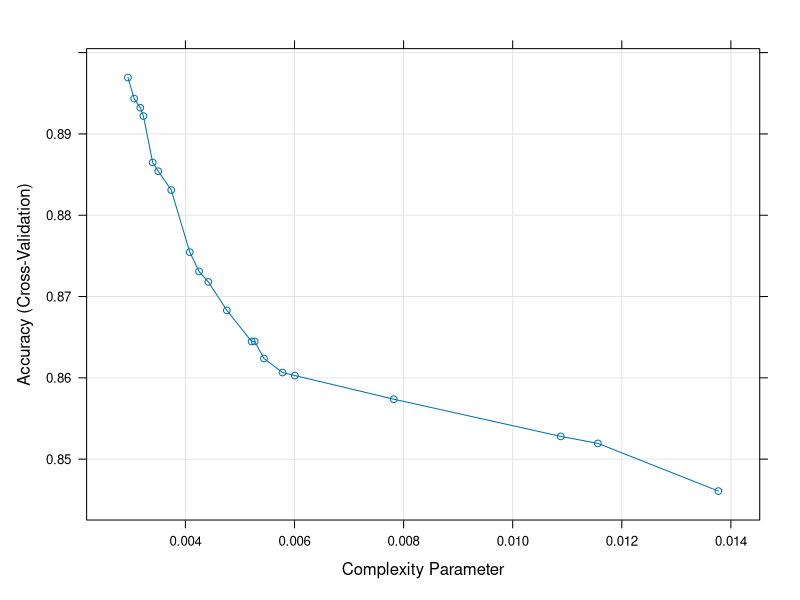
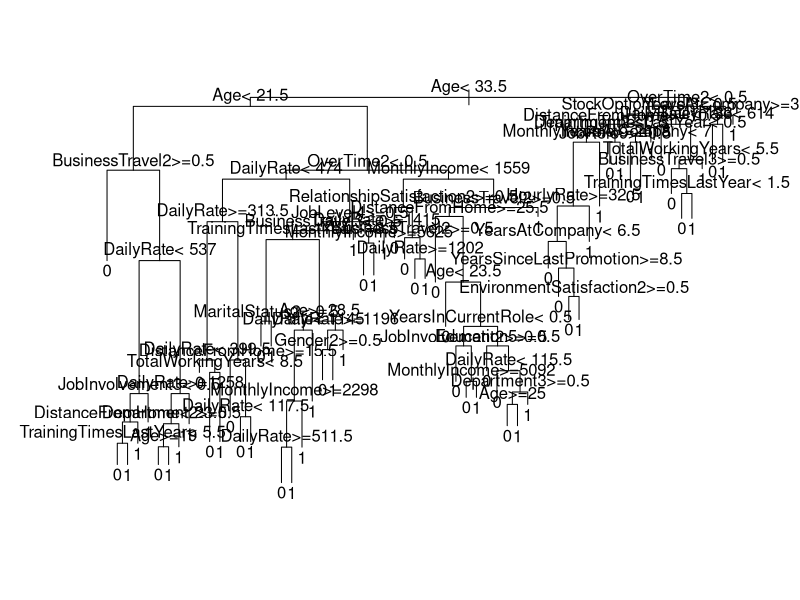

R code for these plots, in order: (Note: this script raises an error after producing the figures.)
library(tidyverse)
library(caret)    
library(ROSE)

data1=read.csv("traindata.csv")
data2=read.csv("testdata.csv")

cols <- c("BusinessTravel","Department","Education","EducationField","EnvironmentSatisfaction",
          "Gender","JobLevel","JobRole","JobSatisfaction","MaritalStatus", "JobInvolvement",
          "OverTime","PerformanceRating","RelationshipSatisfaction","StockOptionLevel",
          "WorkLifeBalance")

for (col in cols) {
  data1[[col]] <- as.integer(factor(data1[[col]], levels = unique(data1[[col]])))
  data2[[col]] <- as.integer(factor(data2[[col]], levels = unique(data2[[col]])))
}

data1[cols] <- lapply(data1[cols], factor)
data2[cols] <- lapply(data2[cols], factor)

data1$Attrition<-factor(data1$Attrition,
                        levels = c('Voluntary_Resignation','Current_employee'),
                        labels = c(0,1))

data2$Attrition<-factor(data2$Attrition,
                        levels = c('Voluntary_Resignation','Current_employee'),
                        labels = c(0,1))

summary(data1)
summary(data2)

# Remove level 1 from 'EducationField'
data2$EducationField <- droplevels(data2$EducationField, exclude = "7")
data2 <- na.omit(data2)
summary(data2)


########################### No sampling techniques ###########################################
set.seed(111)
model1=train(
  Attrition~.,data = data1,method = "rpart",
  trControl = trainControl("cv",number = 10),
  tuneLength = 20
)
plot(model1)
model1$bestTune
par(xpd = NA)
plot(model1$finalModel)
text(model1$finalModel,digits = 3)

predicted.classes=model1 %>% predict(data2)
mean(predicted.classes == data2$Attrition)
predictions=model1 %>% predict(data2,type = "raw")
confusionMatrix(predictions,data2$Attrition)

############################### over-sampling ##################################################
data_balanced_over <- ovun.sample(Attrition ~ ., data = data1, method = "over",N = 30968)$data

set.seed(111)
model2=train(
  Attrition~.,data = data_balanced_over,method = "rpart",
  trControl = trainControl("cv",number = 10),
  tuneLength = 20
)
plot(model2)
model2$bestTune
par(xpd = NA)
plot(model2$finalModel)
text(model2$finalModel,digits = 3)

predicted.classes=model2 %>% predict(data2)
mean(predicted.classes == data2$Attrition)
predictions=model2 %>% predict(data2,type = "raw")
confusionMatrix(predictions,data2$Attrition)

############################### under-sampling #################################################
data_balanced_under <- ovun.sample(Attrition ~ ., data = data1, method = "under",N =5756 , seed = 1)$data

set.seed(111)
model3=train(
  Attrition~.,data = data_balanced_under,method = "rpart",
  trControl = trainControl("cv",number = 10),
  tuneLength = 20
)
plot(model3)
model3$bestTune
par(xpd = NA)
plot(model3$finalModel)
text(model3$finalModel,digits = 3)

predicted.classes=model3 %>% predict(data2)
mean(predicted.classes == data2$Attrition)
predictions=model3 %>% predict(data2,type = "raw")
confusionMatrix(predictions,data2$Attrition)
